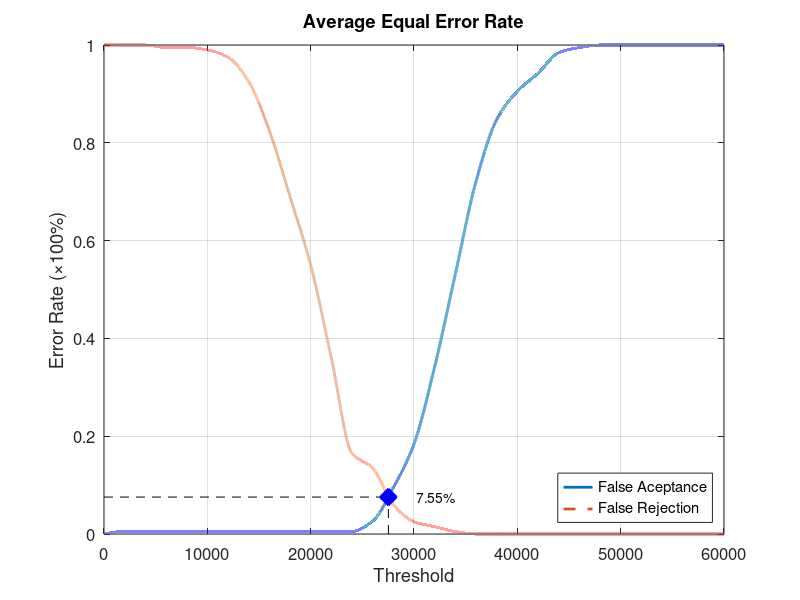
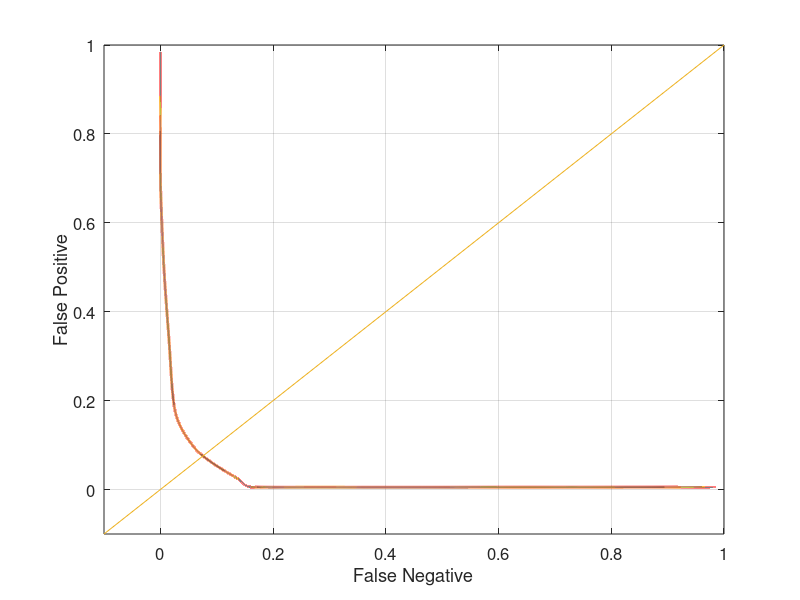

Here is the MATLAB script that generated these plots, in order:
function yEER = Database5_4
close all;
clear;
clc;
x = 0:2000:60000;
xq = 0:0.5:60000;

y0 = [0 0.00526316 0.00526316 0.00526316 0.00526316 0.00526316 0.00526316 0.00526316 0.00526316 0.00526316 0.00526316 0.00526316 0.00526316 0.0263158 0.0947368 0.184211 0.342105 0.531579 0.721053 0.847368 0.905263 0.942105 0.984211 0.994737 1 1 1 1 1 1 1];
yy0 = interp1(x, y0, xq, 'pchip');
y1 = [1 1 1 0.995 0.995 0.99 0.975 0.925 0.825 0.69 0.55 0.36 0.165 0.135 0.06 0.025 0.015 0.005 0 0 0 0 0 0 0 0 0 0 0 0 0];
yy1 = interp1(x, y1, xq, 'pchip');

% Calculating EER: 
y2 = abs(y0 - y1);
find(y2 == min(y2))
yy2 = abs(yy0 - yy1);
xEER = find(yy2 == min(yy2));
xEERIndex = xq(xEER) % X-axis EER
yEER = yy0(xEER) % Y-axis EER

main = figure
plot(xq, yy0,'-','LineWidth', 2);	hold on
plot(xq, yy1,'--','LineWidth', 2);	hold on
plot([xEERIndex xEERIndex], [0 yEER], 'k--');	hold on
plot([0 xEERIndex], [yEER yEER], 'k--');	hold on
plot(xEERIndex, yEER, 'bx', 'LineWidth', 10);	hold on
text(xEERIndex + 10 * xEERIndex / 100, yEER, [num2str(round((10000 * yEER)) / 100) '%'])
legend('False Aceptance', 'False Rejection', 'Location', 'SouthEast')
xlabel('Threshold')
ylabel('Error Rate (\times100%)')
title('Average Equal Error Rate')
set(gca, 'FontSize', 12)
axis([0 60000 0 1])
grid on

print(main, 'Database5_4Main', '-dpng');
FNRxFPR = figure('Color', [1 1 1]);
plot(yy1, yy0, '-', yy1, yy0, 'LineWidth', 2);
hold on
y = -0.1:0.1:1
plot(y, y); 
set(gca, 'FontSize', 12)
xlabel('False Negative')
ylabel('False Positive')
axis([-0.1 1 -0.1 1])
set(gca, 'FontSize', 12)
grid on

print(FNRxFPR, 'Database5_4FNRxFPR','-dpng');
end
